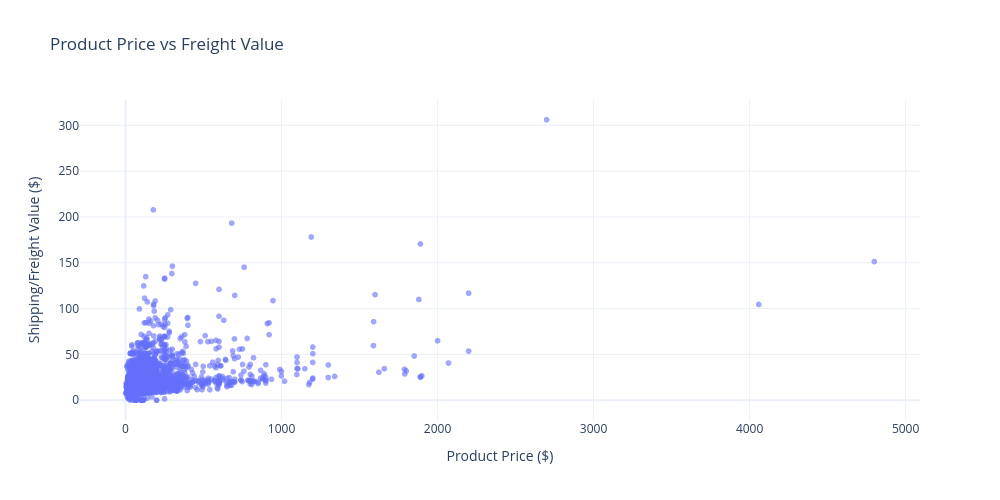

Write notebook code for a chart like this one.
### Code cell
import plotly.express as px

fig = px.scatter(
    plot_data,
    x='price',
    y='freight_value',
    title='Product Price vs Freight Value',
    labels={
        'price': 'Product Price ($)',
        'freight_value': 'Shipping/Freight Value ($)',
        'product_category_name_english': 'Product Category'
    },
    custom_data=['product_category_name_english'],
    opacity=0.6
)

fig.update_traces(
    hovertemplate=(
        '<b>Product Category:</b> %{customdata[0]}<br>'
        '<b>Product Price:</b> $%{x:.2f}<br>'
        '<b>Shipping/Freight Value:</b> $%{y:.2f}'
        '<extra></extra>'
    )
)

fig.update_layout(
    template='plotly_white',
    height=500,
    width=1000
)

fig.show()

### Figure 1 — Plotly figure (JSON) as saved in the notebook; plotly's stock layout.template omitted (floating-point values rounded to 4 significant figures; data arrays with more than 128 entries replaced by an {"elided": "..."} marker saying what was removed)
{"data": [{"customdata": {"elided": "5000x1 str values"}, "hovertemplate": "<b>Product Category:</b> %{customdata[0]}<br><b>Product Price:</b> $%{x:.2f}<br><b>Shipping/Freight Value:</b> $%{y:.2f}<extra></extra>", "legendgroup": "", "marker": {"color": "#636efa", "opacity": 0.6, "symbol": "circle"}, "mode": "markers", "name": "", "showlegend": false, "type": "scattergl", "x": {"elided": "5000 float values"}, "xaxis": "x", "y": {"elided": "5000 float values"}, "yaxis": "y"}], "layout": {"height": 500, "legend": {"tracegroupgap": 0}, "title": {"text": "Product Price vs Freight Value"}, "width": 1000, "xaxis": {"anchor": "y", "domain": [0, 1], "title": {"text": "Product Price ($)"}}, "yaxis": {"anchor": "x", "domain": [0, 1], "title": {"text": "Shipping/Freight Value ($)"}}}}
